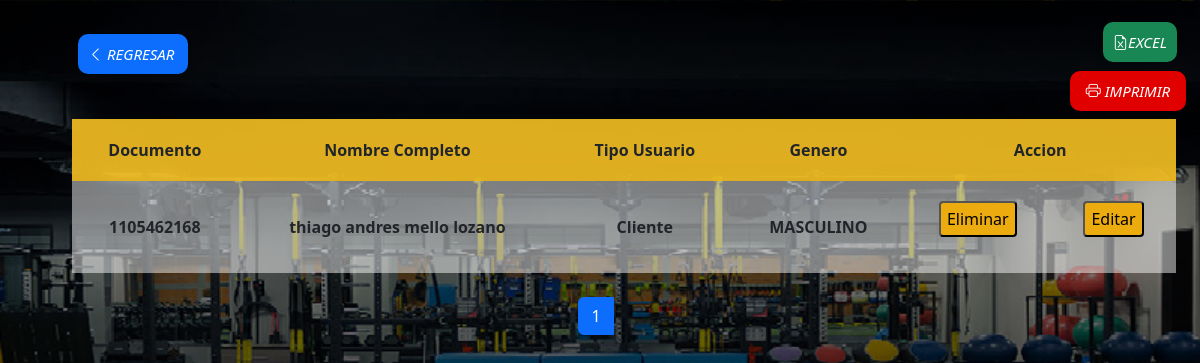
Screenshot of /vista/admin/tablas/t_cliente.php (signed in) with the database file from the repository.
### tables this page shows
CREATE TABLE `usuarios` (
  `documento` int(10) NOT NULL,
  `cod_barras` int(11) NOT NULL,
  `nom_completo` text DEFAULT NULL,
  `edad` int(2) DEFAULT NULL,
  `estatura` varchar(4) DEFAULT NULL,
  `fecha_nacimiento` date DEFAULT NULL,
  `tipo_usuario` int(11) DEFAULT NULL,
  `usuario` varchar(20) DEFAULT NULL,
  `contraseña` varchar(100) DEFAULT NULL,
  `telefono` bigint(10) DEFAULT NULL,
  `direccion` varchar(20) DEFAULT NULL,
  `correo` varchar(20) DEFAULT NULL,
  `estado` int(11) NOT NULL,
  `genero` int(2) DEFAULT NULL,
  `foto` varchar(200) NOT NULL
);

CREATE TABLE `tip_user` (
  `id_tip_user` int(11) NOT NULL,
  `nom_tip_user` text NOT NULL
);

CREATE TABLE `genero` (
  `id_genero` int(2) NOT NULL,
  `genero` varchar(30) NOT NULL
);

### vista/admin/tablas/t_cliente.php (the view, shortened to what this page needs)
<?php
$daba = new Database();
$conex = $daba->conectar();
$por_pagina = 5;
if(isset($_GET['pagina'])){
$pagina = $_GET['pagina'];
}
else
{
$pagina = 1;
}
$empieza = ($pagina - 1) * $por_pagina;
$sql1 = $conex->prepare("SELECT * FROM usuarios INNER JOIN tip_user ON usuarios.tipo_usuario = tip_user.id_tip_user INNER JOIN genero ON usuarios.genero=genero.id_genero INNER JOIN estado ON usuarios.estado=estado.id_estado where usuarios.tipo_usuario = 3 ORDER BY documento LIMIT $empieza, $por_pagina");
$sql1->execute();
$resultado1 = $sql1->fetchAll(PDO::FETCH_ASSOC);
?>
<?php
$sql = $conex->prepare("SELECT COUNT(*) FROM usuarios  ORDER BY documento");
$sql->execute();
$resul = $sql->fetchColumn();
$total_paginas = ceil($resul / $por_pagina);
if ($total_paginas == 0) {
    echo "<center>" . 'Lista Vacia' . "</center>";
} else
    echo "<center><a href='t_cliente.php?pagina=1'>" . "<i class='fa fa-arrow-left'></i>" . "</a>";
?>
<!DOCTYPE html>
<html lang="en">
<head>
    <link rel="stylesheet" href="../../../css/stiledi.css">
    <link rel="stylesheet" href=" https://cdn.jsdelivr.net/npm/bootstrap@5.3.0-alpha3/dist/css/bootstrap.min.css">
    <link rel="stylesheet" href="https://cdn.jsdelivr.net/npm/bootstrap-icons@1.10.4/font/bootstrap-icons.css">
    <link rel="stylesheet" href="https://cdn.jsdelivr.net/npm/bootstrap-icons@1.10.3/font/bootstrap-icons.css">
</head>
<body>
    <a class="btn btn success" href="../index.php" style="margin-left: -45%; margin-top:3%; position:absolute;">
        <i class="bi bi-chevron-left"
            style="padding:10px 14px 10px 10px; color:#fff; font-size:15px; background-color:#0d6efd; border-radius:10px;">
            REGRESAR</i>
    </a>
    <br>
    <a class="btn btn success" href="../excel/excel_clientes.php" style="margin-left: 90%; margin-top:0%;">
        <i class="bi bi-file-earmark-excel"
            style="padding:10px 10px 10px 10px; border-radius:10px; color:#fff; font-size:15px; background-color:#198754;">EXCEL</i>
        <br>
        <a class="btn btn success" href="../reporte/repor_cliente.php" style="margin-left: 88%; margin-top:1%;">
            <i class="bi bi-printer"
                style="padding:10px 16px 10px 16px; border-radius:10px; color:#fff; font-size:15px; background-color:#E00000;">
                IMPRIMIR</i>
        </a>
        <table>
            <thead>
                <tr>
                    <th>Documento</th>
                    <th>Nombre Completo</th>
                    <th>Tipo Usuario</th>
                    <th>Genero</th>
                    <th colspan="2">Accion</th>
                </tr>
            </thead>
            <?php
            foreach ($resultado1 as $usu) {
                ?>
                <tr>
                    <td>
                        <?= $usu['documento'] ?>
                    </td>
                    <td>
                        <?= $usu['nom_completo'] ?>
                    </td>
                    <td>
                        <?= $usu['nom_tip_user'] ?>
                    </td>
                    <td>
                        <?= $usu['genero'] ?>
                    </td>
                    <td>
                        <form method="GET" action="../eliminar/eliminar_clie.php">
                            <button type="submit"
                                onclick="return confirm('¿Esta seguro de eliminar este usuario?');">Eliminar</button>
                        </form>
                    </td>
                    <td>
                        <form method="GET" action="../actualizar/actualizar_clien.php">
                            <button type="submit">Editar</button>
                        </form>
                    </td>
                </tr>
                <?php
            }
            ?>
        </table>
        |<div class="text-center" role="toolbar" aria-label="Toolbar with button groups">
            <div class="btn-group me-2" role="group" aria-label="First group" aling>
                <?php
                for ($i = 1; $i <= $total_paginas; $i++) {
                    echo "<a class='btn btn-primary'  href='t_cliente.php?pagina=" . $i . "'> " . $i . " </a>";
                }
                echo "<a href='t_cliente.php?pagina=$total_paginas'>" . "<i class='fa fa-arrow-right'></i>"
                    . "</a></center>";
                ?>
</body>
</html>

### css/stiledi.css (style rules this page uses)
body { margin: 0; padding: 0; background:linear-gradient(0deg, rgba(0,0,0,10), rgba(0,0,0,0.3)), url(../img/lissta.png); background-size: 100%; font-family: sans-serif; height: 100vh; }
table { border-collapse: collapse; margin-top: 10px; width:92%; margin-left: 4%; background-color: #ffffff7a; text-align: left; border: collapse; Text-align:Center; }
td,th { font-weight: bold; padding:20px; }
thead { border-bottom: solid 5px #000; background-color: #edb612dd; }
a { text-decoration: none; margin-left: 10px; font-size: 20px; color: rgb(255, 255, 255); }
table button { text-align: center; height: 36px; background-color: #ECAB0F; border-radius:4px; }

### rows the page displays
usuarios: documento "1105462168", nom_completo "thiago andres mello lozano", tip_user.nom_tip_user "Cliente", genero.genero "MASCULINO"
